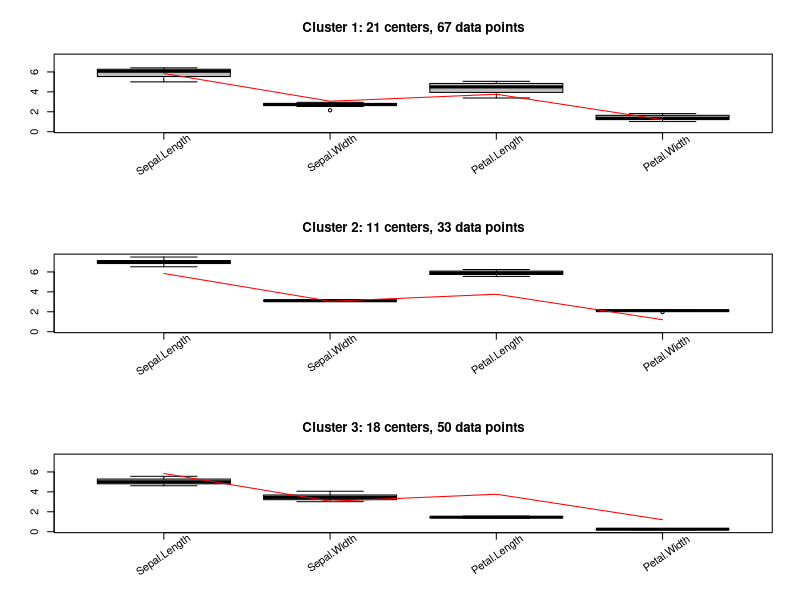

Write the R code that produced this figure.
# r2py crawler metadata
# package: e1071
# source_type: rd_example
# topic: boxplot.bclust.Rd
# source_file: C:\Users\bened\AppData\Local\R\win-library\4.5\e1071\help
# lines: 4

suppressPackageStartupMessages(library(e1071))
data(iris)
bc1 <- bclust(iris[,1:4], 3, base.centers=5)
boxplot(bc1)
